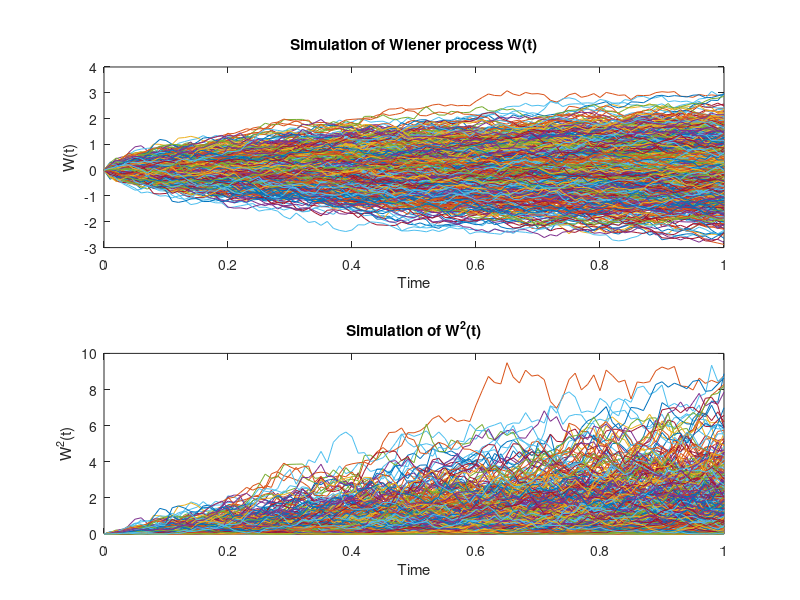

This chart was generated by the following MATLAB code:
% Parameters
T = 1;          % time horizon
dt = 0.01;      % time step
N = T/dt;       % number of time steps
nPaths = 1000;  % number of paths

% Initialize W and W^2
W = zeros(N+1, nPaths);
W2 = zeros(N+1, nPaths);

% Generate paths
for iPath = 1:nPaths
    for iStep = 1:N
        dW = sqrt(dt)*randn;    % increment for Wiener process
        W(iStep+1, iPath) = W(iStep, iPath) + dW;
        W2(iStep+1, iPath) = W(iStep+1, iPath)^2;
    end
end

% Compute expected value of W^2(T)
E_W2_T = mean(W2(end,:));

fprintf('Expected value of W^2(T): %.2f\n', E_W2_T);
fprintf('T: %.2f\n', T);

% Plot paths
figure;
subplot(2,1,1);
plot(0:dt:T, W);
xlabel('Time');
ylabel('W(t)');
title('Simulation of Wiener process W(t)');

subplot(2,1,2);
plot(0:dt:T, W2);
xlabel('Time');
ylabel('W^2(t)');
title('Simulation of W^2(t)');
